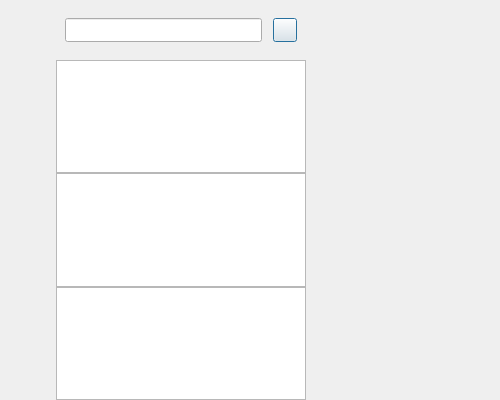
<?xml version="1.0" encoding="UTF-8"?>
<ui version="4.0">
 <class>ChatDialog</class>
 <widget class="QDialog" name="ChatDialog">
  <property name="geometry">
   <rect>
    <x>0</x>
    <y>0</y>
    <width>500</width>
    <height>400</height>
   </rect>
  </property>
  <property name="windowTitle">
   <string>Dialog</string>
  </property>
  <layout class="QHBoxLayout" name="horizontalLayout">
   <property name="spacing">
    <number>0</number>
   </property>
   <property name="leftMargin">
    <number>0</number>
   </property>
   <property name="topMargin">
    <number>0</number>
   </property>
   <property name="rightMargin">
    <number>0</number>
   </property>
   <property name="bottomMargin">
    <number>0</number>
   </property>
   <item>
    <widget class="QWidget" name="side_bar" native="true">
     <property name="sizePolicy">
      <sizepolicy hsizetype="Fixed" vsizetype="Expanding">
       <horstretch>0</horstretch>
       <verstretch>0</verstretch>
      </sizepolicy>
     </property>
     <property name="minimumSize">
      <size>
       <width>56</width>
       <height>0</height>
      </size>
     </property>
     <property name="maximumSize">
      <size>
       <width>56</width>
       <height>16777215</height>
      </size>
     </property>
     <layout class="QVBoxLayout" name="verticalLayout_4">
      <property name="spacing">
       <number>30</number>
      </property>
      <property name="leftMargin">
       <number>10</number>
      </property>
      <property name="topMargin">
       <number>30</number>
      </property>
      <property name="rightMargin">
       <number>0</number>
      </property>
      <property name="bottomMargin">
       <number>0</number>
      </property>
      <item>
       <widget class="QWidget" name="widget_2" native="true">
        <property name="minimumSize">
         <size>
          <width>29</width>
          <height>29</height>
         </size>
        </property>
        <layout class="QVBoxLayout" name="verticalLayout_5">
         <property name="spacing">
          <number>30</number>
         </property>
         <property name="leftMargin">
          <number>0</number>
         </property>
         <property name="topMargin">
          <number>0</number>
         </property>
         <property name="rightMargin">
          <number>0</number>
         </property>
         <property name="bottomMargin">
          <number>0</number>
         </property>
         <item>
          <widget class="QLabel" name="side_head_lb">
           <property name="minimumSize">
            <size>
             <width>35</width>
             <height>35</height>
            </size>
           </property>
           <property name="maximumSize">
            <size>
             <width>35</width>
             <height>35</height>
            </size>
           </property>
           <property name="text">
            <string/>
           </property>
          </widget>
         </item>
         <item>
          <widget class="StateWidget" name="side_chat_lb" native="true">
           <property name="minimumSize">
            <size>
             <width>30</width>
             <height>30</height>
            </size>
           </property>
           <property name="maximumSize">
            <size>
             <width>30</width>
             <height>30</height>
            </size>
           </property>
          </widget>
         </item>
         <item>
          <widget class="StateWidget" name="side_contact_lb" native="true">
           <property name="minimumSize">
            <size>
             <width>30</width>
             <height>30</height>
            </size>
           </property>
           <property name="maximumSize">
            <size>
             <width>30</width>
             <height>30</height>
            </size>
           </property>
          </widget>
         </item>
         <item>
          <widget class="StateWidget" name="side_settings_lb" native="true">
           <property name="minimumSize">
            <size>
             <width>30</width>
             <height>30</height>
            </size>
           </property>
           <property name="maximumSize">
            <size>
             <width>30</width>
             <height>30</height>
            </size>
           </property>
          </widget>
         </item>
        </layout>
       </widget>
      </item>
      <item>
       <widget class="QWidget" name="widget" native="true"/>
      </item>
      <item>
       <spacer name="verticalSpacer">
        <property name="orientation">
         <enum>Qt::Vertical</enum>
        </property>
        <property name="sizeHint" stdset="0">
         <size>
          <width>20</width>
          <height>40</height>
         </size>
        </property>
       </spacer>
      </item>
     </layout>
    </widget>
   </item>
   <item>
    <widget class="QWidget" name="chat_user_wid" native="true">
     <property name="sizePolicy">
      <sizepolicy hsizetype="Preferred" vsizetype="Expanding">
       <horstretch>0</horstretch>
       <verstretch>0</verstretch>
      </sizepolicy>
     </property>
     <property name="minimumSize">
      <size>
       <width>250</width>
       <height>0</height>
      </size>
     </property>
     <property name="maximumSize">
      <size>
       <width>250</width>
       <height>16777215</height>
      </size>
     </property>
     <layout class="QVBoxLayout" name="verticalLayout">
      <property name="spacing">
       <number>0</number>
      </property>
      <property name="leftMargin">
       <number>0</number>
      </property>
      <property name="topMargin">
       <number>0</number>
      </property>
      <property name="rightMargin">
       <number>0</number>
      </property>
      <property name="bottomMargin">
       <number>0</number>
      </property>
      <item>
       <widget class="QWidget" name="search_wid" native="true">
        <property name="enabled">
         <bool>true</bool>
        </property>
        <property name="minimumSize">
         <size>
          <width>0</width>
          <height>60</height>
         </size>
        </property>
        <property name="maximumSize">
         <size>
          <width>16777215</width>
          <height>60</height>
         </size>
        </property>
        <layout class="QHBoxLayout" name="horizontalLayout_2">
         <property name="spacing">
          <number>6</number>
         </property>
         <property name="leftMargin">
          <number>9</number>
         </property>
         <property name="topMargin">
          <number>9</number>
         </property>
         <property name="rightMargin">
          <number>9</number>
         </property>
         <property name="bottomMargin">
          <number>9</number>
         </property>
         <item>
          <widget class="CustomizeEdit" name="search_edit">
           <property name="minimumSize">
            <size>
             <width>0</width>
             <height>24</height>
            </size>
           </property>
           <property name="maximumSize">
            <size>
             <width>16777215</width>
             <height>24</height>
            </size>
           </property>
          </widget>
         </item>
         <item>
          <spacer name="horizontalSpacer">
           <property name="orientation">
            <enum>Qt::Horizontal</enum>
           </property>
           <property name="sizeType">
            <enum>QSizePolicy::Fixed</enum>
           </property>
           <property name="sizeHint" stdset="0">
            <size>
             <width>5</width>
             <height>20</height>
            </size>
           </property>
          </spacer>
         </item>
         <item>
          <widget class="ClickedBtn" name="add_btn">
           <property name="minimumSize">
            <size>
             <width>24</width>
             <height>24</height>
            </size>
           </property>
           <property name="maximumSize">
            <size>
             <width>24</width>
             <height>24</height>
            </size>
           </property>
           <property name="text">
            <string/>
           </property>
          </widget>
         </item>
        </layout>
       </widget>
      </item>
      <item>
       <widget class="SearchList" name="search_list"/>
      </item>
      <item>
       <widget class="ChatUserList" name="chat_user_list">
        <property name="minimumSize">
         <size>
          <width>250</width>
          <height>0</height>
         </size>
        </property>
        <property name="maximumSize">
         <size>
          <width>250</width>
          <height>16777215</height>
         </size>
        </property>
       </widget>
      </item>
      <item>
       <widget class="ContactUserList" name="con_user_list"/>
      </item>
     </layout>
    </widget>
   </item>
   <item>
    <widget class="QStackedWidget" name="stackedWidget">
     <property name="minimumSize">
      <size>
       <width>50</width>
       <height>0</height>
      </size>
     </property>
     <property name="currentIndex">
      <number>1</number>
     </property>
     <widget class="ChatPage" name="chat_page"/>
     <widget class="ApplyFriendPage" name="friend_apply_page"/>
     <widget class="FriendInfoPage" name="friend_info_page"/>
     <widget class="UserInfoPage" name="user_info_page"/>
    </widget>
   </item>
  </layout>
 </widget>
 <customwidgets>
  <customwidget>
   <class>ClickedBtn</class>
   <extends>QPushButton</extends>
   <header>clickedbtn.h</header>
  </customwidget>
  <customwidget>
   <class>CustomizeEdit</class>
   <extends>QLineEdit</extends>
   <header>customizeedit.h</header>
  </customwidget>
  <customwidget>
   <class>ChatUserList</class>
   <extends>QListWidget</extends>
   <header>chatuserlist.h</header>
  </customwidget>
  <customwidget>
   <class>SearchList</class>
   <extends>QListWidget</extends>
   <header>searchlist.h</header>
  </customwidget>
  <customwidget>
   <class>ContactUserList</class>
   <extends>QListWidget</extends>
   <header location="global">contactuserlist.h</header>
  </customwidget>
  <customwidget>
   <class>ApplyFriendPage</class>
   <extends>QWidget</extends>
   <header location="global">applyfriendpage.h</header>
   <container>1</container>
  </customwidget>
  <customwidget>
   <class>ChatPage</class>
   <extends>QWidget</extends>
   <header location="global">chatpage.h</header>
   <container>1</container>
  </customwidget>
  <customwidget>
   <class>StateWidget</class>
   <extends>QWidget</extends>
   <header location="global">statewidget.h</header>
   <container>1</container>
  </customwidget>
  <customwidget>
   <class>FriendInfoPage</class>
   <extends>QWidget</extends>
   <header location="global">friendinfopage.h</header>
   <container>1</container>
  </customwidget>
  <customwidget>
   <class>UserInfoPage</class>
   <extends>QWidget</extends>
   <header location="global">userinfopage.h</header>
   <container>1</container>
  </customwidget>
 </customwidgets>
 <resources/>
 <connections/>
</ui>
